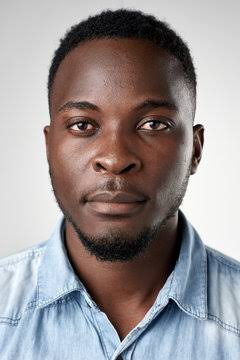
#> input picture phot/blan.jfif, 240 x 360 px, found by its file name
$ jupyter execute --allow-errors opencv.ipynb
#> lines starting #> are read from the running program, lines starting #| are printed output that depends on the picture; after the words box and inside, x2 and y2 are one past the last pixel; in counts of white or black regions, pixels touching at a corner belong together
[cell 1]
# OpenCV=Open Source Computer Vision Library=

[cell 2]
import cv2

#> (a cell that did not finish here is left out)

[cell 4]
import cv2

[cell 5]
print(cv2.__version__)

[cell 6]
image=cv2.imread(r"C:\Users\Vishnu\Desktop\Python_Evening\phot\blan.jfif")
#> image is the input picture: shape (360, 240, 3); mean B, G, R 148.3, 147.1, 153.7

[cell 7]
print(type(image))
#| <class 'numpy.ndarray'>

[cell 8]
cv2.imshow("My Image",image)
cv2.waitKey(10000)
cv2.destroyAllWindows()

[cell 9]
print(image.shape)
#| (360, 240, 3)

[cell 10]
print(image.size)
#| 259200

[cell 11]
a=360*240*3

[cell 12]
a

[cell 13]
print(image.dtype)
#| uint8

[cell 14]
image

[cell 15]
resized=cv2.resize(image,(300,300))
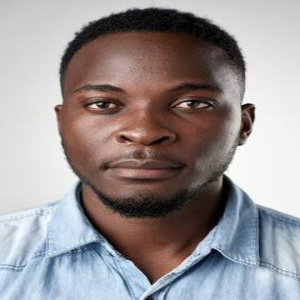
#> resized: shape (300, 300, 3); mean B, G, R 148.2, 147, 153.6
cv2.imshow("Resized Image",resized)
cv2.waitKey(0)
cv2.destroyAllWindows()

[cell 16]
small=cv2.resize(image,None,fx=0.5,fy=0.5)
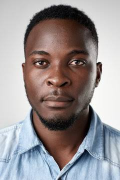
#> small: shape (180, 120, 3); mean B, G, R 148.4, 147.2, 153.8
cv2.imshow("Resized Image",small)
cv2.waitKey(0)
cv2.destroyAllWindows()

[cell 17]
crop=image[100:200,80:200]
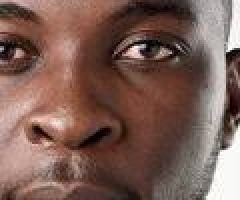
#> crop: shape (100, 120, 3) (shown 2 times larger); mean B, G, R 85.3, 94.6, 123.8

[cell 18]
print(image.shape)
#| (360, 240, 3)

[cell 19]
crop

[cell 20]
cv2.imshow("Resized Image",crop)
cv2.waitKey(0)
cv2.destroyAllWindows()

[cell 21]
rotated=cv2.rotate(image,cv2.ROTATE_90_CLOCKWISE)
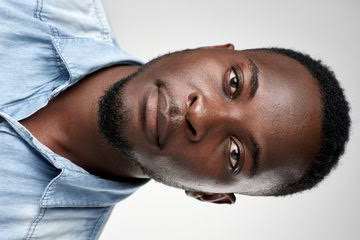
#> rotated: shape (240, 360, 3); mean B, G, R 148.3, 147.1, 153.7
cv2.imshow("90 Image",image)
cv2.waitKey(0)
cv2.destroyAllWindows()

[cell 22]
flip=cv2.flip(image,1)
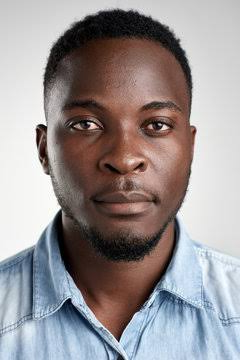
#> flip: shape (360, 240, 3); mean B, G, R 148.3, 147.1, 153.7
cv2.imshow("Flip Image",flip)
cv2.waitKey(0)
cv2.destroyAllWindows()

[cell 23]
gray=cv2.cvtColor(flip,cv2.COLOR_BGR2GRAY)
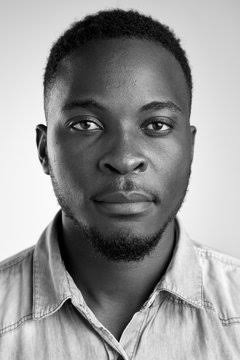
#> gray: shape (360, 240); min 0, max 255, mean 149.2
cv2.imshow("Flip Image",gray)
cv2.waitKey(0)
cv2.destroyAllWindows()

[cell 24]
import cv2
import matplotlib.pyplot as plt
img=cv2.imread(r"C:\Users\Vishnu\Desktop\Python_Evening\phot\blan.jfif")
plt.imshow(img)
plt.show()

[cell 25]
import cv2
img=cv2.imread(r"phot/blan.jfif")
print(img[100,200])
#| [238 240 241]
cv2.imshow("My Photo",img)
cv2.waitKey(0)
cv2.destroyAllWindows()

[cell 26]
img[255,150]=[0,0,255]
#> img: shape (360, 240, 3); under 0.01% of pixels changed, all inside (x1, y1, x2, y2) = (150, 255, 151, 256)

[cell 27]
cv2.imshow("Change Pixels",img)
cv2.waitKey(0)
cv2.destroyAllWindows()

[cell 28]
# BGR--RGB
rgb=cv2.cvtColor(img,cv2.COLOR_BGR2RGB)
cv2.imshow("Change Pixels",rgb)
cv2.waitKey(0)
cv2.destroyAllWindows()

[cell 29]
print(rgb[100,200])
#| [241 240 238]

[cell 30]
gray=cv2.cvtColor(img,cv2.COLOR_BGR2GRAY)
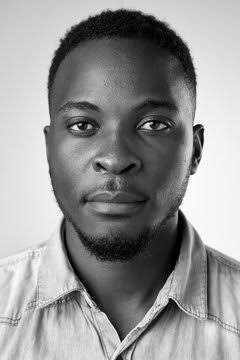
#> gray: shape (360, 240); min 0, max 255, mean 149.2
cv2.imshow("Change Pixels",gray)
cv2.waitKey(0)
cv2.destroyAllWindows()

[cell 31]
image=cv2.imread(r"C:\Users\Vishnu\Desktop\Python_Evening\phot\sachin.jfif")
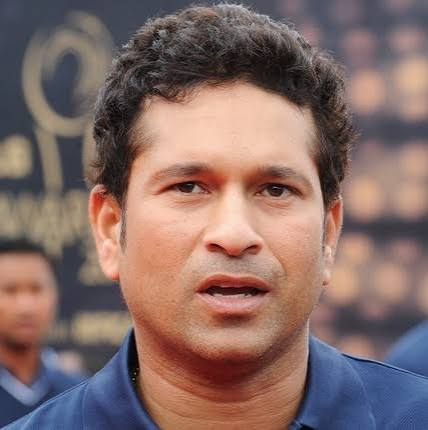
#> input picture phot/sachin.jfif, 428 x 430 px, found by its file name
#> image is the input picture: shape (430, 428, 3); mean B, G, R 103.8, 108.2, 133.4

[cell 32]
blur=cv2.blur(image,(5,10))
cv2.imshow("Change Pixels",blur)
cv2.waitKey(0)
cv2.destroyAllWindows()

[cell 33]
# Gaussian Blur
gaussian=cv2.GaussianBlur(image,(51,51),4)
cv2.imshow("Change Pixels",gaussian)
cv2.waitKey(0)
cv2.destroyAllWindows()

[cell 34]
median=cv2.medianBlur(image,5)
cv2.imshow("Change Pixels",median)
cv2.waitKey(0)
cv2.destroyAllWindows()

[cell 35]
# Bilateral filter
# prereserve Edges
image=cv2.imread(r"C:\Users\Vishnu\Desktop\Python_Evening\phot\sachin.jfif")
bilateral=cv2.bilateralFilter(image,9,75,75)
cv2.imshow("Change Pixels",bilateral)
cv2.waitKey(0)
cv2.destroyAllWindows()

[cell 36]
0-127
#> (the rest of this cell did not finish here and is left out)

[cell 37]
# Binary Thresold
gray=cv2.cvtColor(image,cv2.COLOR_BGR2GRAY)
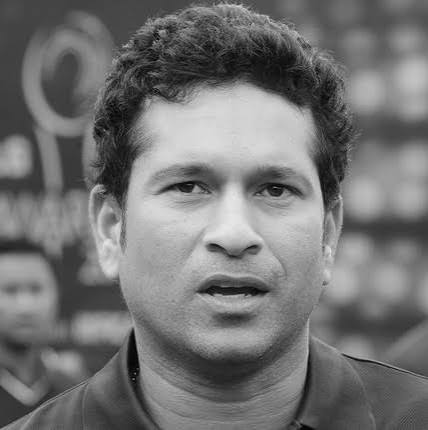
#> gray: shape (430, 428); min 2, max 232, mean 115.3
_,binary=cv2.threshold(gray,127,255,cv2.THRESH_BINARY)
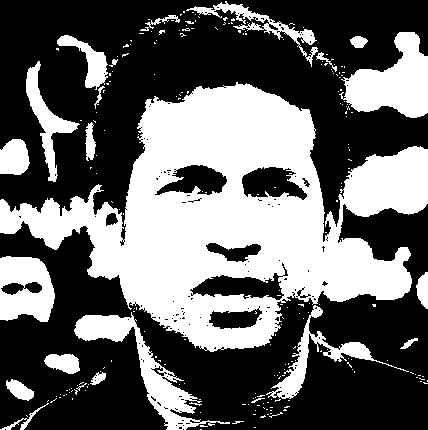
#> binary: shape (430, 428); 39.8% white; 233 white regions (211 under 20 px), largest, box (x1, y1, x2, y2) and area: (0, 82, 428, 352) 52713, (339, 32, 428, 118) 4336, (74, 312, 230, 430) 3711
cv2.imshow("Change Pixels",gray)
cv2.waitKey(0)
cv2.destroyAllWindows()

[cell 38]
# Binary Thresold
gray=cv2.cvtColor(image,cv2.COLOR_BGR2GRAY)
_,binary=cv2.threshold(gray,127,255,cv2.THRESH_BINARY_INV)
cv2.imshow("Change Pixels",gray)
cv2.waitKey(0)
cv2.destroyAllWindows()
